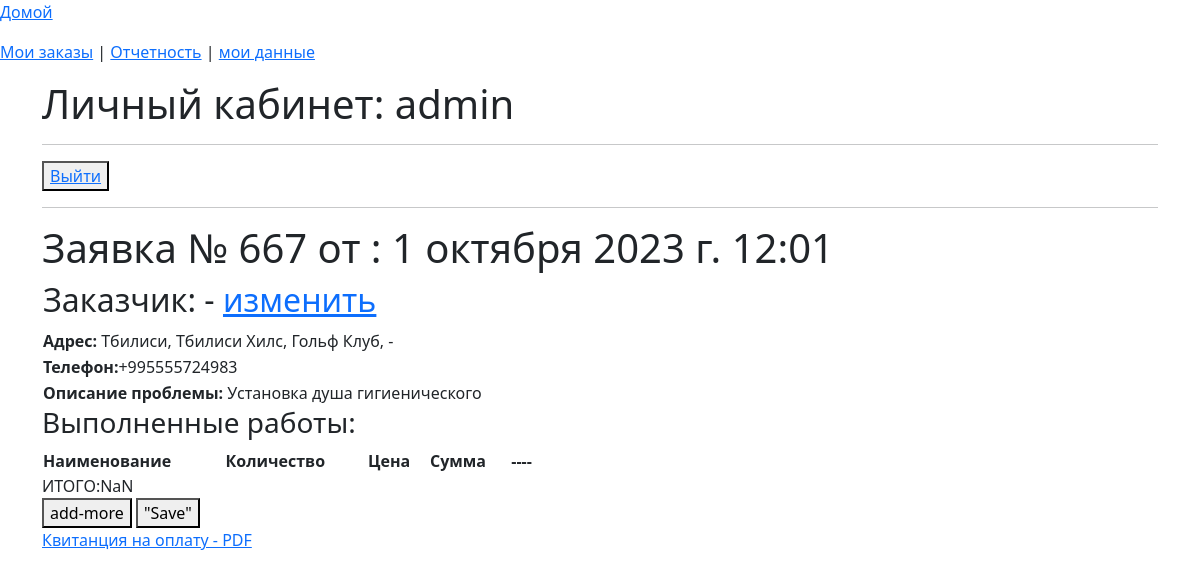
The page /invoice/667 (signed in) on the database its author committed.
### app_site/models.py (models this page shows)
class OrderList(models.Model):
    time_in = models.DateTimeField(auto_now_add=True, verbose_name='Дата заказа')
    time_out = models.DateTimeField(null=True, blank=True, verbose_name='Дата выполнения')
    repairer_id = models.ForeignKey(User, on_delete=models.SET_NULL, null=True, blank=True,
                                    verbose_name='Мастер', default='', )
    price = models.DecimalField(decimal_places=2, max_digits=7, null=True, blank=True, verbose_name='Стоимость работ')
    text_order = models.CharField(max_length=1500, verbose_name='Описание проблемы', blank=True, null=True)
    customer_name = models.CharField(max_length=50, verbose_name='Ваше имя')
    customer_phone = models.CharField(max_length=16, verbose_name='Номер телефона')
    customer_telegram = models.CharField(max_length=26, verbose_name='Телеграм', blank=True, null=True)
    customer_code = models.CharField(max_length=16, verbose_name='Код организации', blank=True, null=True)
    address_city = models.CharField(max_length=2, choices=CITY_CHOICES, default='TB', null=True, blank=True,
                                    verbose_name='Город')
    order_status = models.CharField(max_length=3, choices=ORDER_STATUS, default='BEG', null=True, blank=True,
                                    verbose_name='Статус заказа')
    address_street_app = models.CharField(max_length=150, verbose_name='Улица', null=True, blank=True)
    address_num = models.CharField(max_length=10, verbose_name='Номер дома', null=True, blank=True)
    services = models.ManyToManyField('Service', through='Invoice')
    class Meta:
        verbose_name = 'Список заказов'
        verbose_name_plural = 'Список заказов'

### app_site/views.py (the view, shortened to what this page needs)
# urls.py: path('invoice/<int:pk>', InvoiceCreate.as_view(), name='invoice'),
class InvoiceCreate(LoginRequiredMixin, DetailView):
    model = OrderList
    context_object_name = 'info'
    template_name = 'invoice.html'
    def get_context_data(self, **kwargs):
        context = super().get_context_data()
        context['invoice'] = Invoice.objects\
                                    .filter(order_id=self.object.pk)\
                                    .select_related('service_id')\
                                    .defer('service_id__type')\
                                    .annotate(amount=F('price') * F('quantity'))
        InvoiceFormSet = modelformset_factory(Invoice, form=InvoiceForm, extra=0)
        formset = InvoiceFormSet(queryset=Invoice.objects.none())
        context['form'] = formset
        context['type_work'] = WORK_CHOICES
        if self.object.order_status == 'SND':
            self.object.order_status = 'RCV'
            self.object.save()
        return context

### app_site/models.py (called while the page is built)
    def __str__(self):
        return f"{self.name}"

### app_site/templatetags/custom_filters.py (called while the page is built)
@register.filter()
def choice_tag(value, A):
    try:
        if A == 'city':
            a = dict(CITY_CHOICES)
        elif A == 'status_order':
            a = dict(ORDER_STATUS)
        elif A == 'month':
            a = dict(MONTH)
        elif A == 'work_type':
            a = dict(WORK_CHOICES)
        return f'{a[value]}'
    except KeyError:
        return f''

### templates/invoice.html (shortened to what this page needs)
{% extends 'flatpages/default_user.html' %}
{% load custom_filters %}
{% load custom_tags %}
{% block body %}
<hr>
<button> <a href="/app/logout/">Выйти</a> </button>
<hr>
    <h1>Заявка № {{ info.id }} от : {{ info.time_in }}</h1>
    <table width="700"><tr>
        <td><h2>Заказчик: {{ info.customer_name }}  <a href="../list_order/update/{{ info.pk}}">изменить</a></h2></td>
    </tr>
        <tr>
        <td><b>Адрес: </b>{{ info.address_city|choice_tag:'city' }}, {{ info.address_street_app }}, {{ info.address_num }}</td>
    </tr>
    <tr>
         <td><b>Телефон:</b>{{ info.customer_phone }}</td>
    </tr>
    <tr>
         <td><b>Описание проблемы:</b> {{ info.text_order }}</td>
    </tr>
    </table>
<h3>Выполненные работы: </h3>
<table width="500" id="table_invoice">
 <tr>
            <th>Наименование </th>
            <th>Количество </th>
            <th>Цена</th>
            <th>Сумма</th>
            <th>----</th>
    </tr>
    <tr id="total"><td></td></tr>
</table>
<form action="" method="post" id="id_form">
    <button id="add-more" type="button">add-more</button>
    <button type="submit"> "Save" </button>
</form>
<a href="pdf/{{ info.id }}">Квитанция на оплату - PDF</a>
{% endblock body %}

### templates/flatpages/default_user.html (shortened to what this page needs)
{% load static %}
<!doctype html>
<html lang="en">
  <head>
    <link href="https://cdn.jsdelivr.net/npm/bootstrap@5.3.0/dist/css/bootstrap.min.css" rel="stylesheet">
  </head>
  <body>
<p><a href="{% url 'home' %}" id="ss">Домой</a></p>
<p><a href="{% url 'list_order' %}">Мои заказы</a> | <a href="{% url 'stat' %}">Отчетность</a> | <a href="{% url 'user' request.user.id %}">мои данные</a></p>
<div class="container">
<h1 class="test">Личный кабинет: {{ user.username }}</h1>
{% block body %}
{% endblock body%}
</div>
  </body>
</html>

### rows shown on the page
OrderList: id "667", time_in "1 октября 2023 г. 12:01", customer_name "-", address_city|choice_tag "Тбилиси", address_street_app "Тбилиси Хилс, Гольф Клуб", address_num "-", customer_phone "+995555724983", text_order "Установка душа гигиенического"

### other values the page prints
{{ user.username }} "admin"
